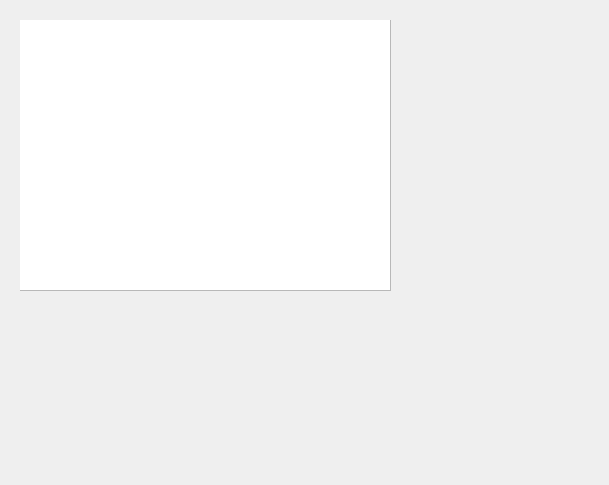
<?xml version="1.0" encoding="UTF-8"?>
<ui version="4.0">
 <class>ventanas</class>
 <widget class="QMainWindow" name="ventanas">
  <property name="geometry">
   <rect>
    <x>0</x>
    <y>0</y>
    <width>609</width>
    <height>485</height>
   </rect>
  </property>
  <property name="windowTitle">
   <string>ventanas</string>
  </property>
  <widget class="QWidget" name="centralwidget">
   <widget class="QWidget" name="Game_window" native="true">
    <property name="geometry">
     <rect>
      <x>20</x>
      <y>20</y>
      <width>571</width>
      <height>481</height>
     </rect>
    </property>
    <widget class="QLabel" name="L_life_counter">
     <property name="geometry">
      <rect>
       <x>10</x>
       <y>40</y>
       <width>49</width>
       <height>16</height>
      </rect>
     </property>
     <property name="text">
      <string>TextLabel</string>
     </property>
    </widget>
    <widget class="QLabel" name="L_life">
     <property name="geometry">
      <rect>
       <x>20</x>
       <y>70</y>
       <width>49</width>
       <height>16</height>
      </rect>
     </property>
     <property name="text">
      <string>TextLabel</string>
     </property>
    </widget>
    <widget class="QLabel" name="L_time">
     <property name="geometry">
      <rect>
       <x>70</x>
       <y>40</y>
       <width>49</width>
       <height>16</height>
      </rect>
     </property>
     <property name="text">
      <string>TextLabel</string>
     </property>
    </widget>
    <widget class="QLabel" name="L_Points">
     <property name="geometry">
      <rect>
       <x>80</x>
       <y>70</y>
       <width>49</width>
       <height>16</height>
      </rect>
     </property>
     <property name="text">
      <string>TextLabel</string>
     </property>
    </widget>
    <widget class="QLabel" name="L_time_counter">
     <property name="geometry">
      <rect>
       <x>30</x>
       <y>20</y>
       <width>49</width>
       <height>16</height>
      </rect>
     </property>
     <property name="text">
      <string>TextLabel</string>
     </property>
    </widget>
    <widget class="QGraphicsView" name="graphicsView">
     <property name="geometry">
      <rect>
       <x>-10</x>
       <y>-10</y>
       <width>381</width>
       <height>281</height>
      </rect>
     </property>
    </widget>
   </widget>
  </widget>
 </widget>
 <resources/>
 <connections/>
</ui>
